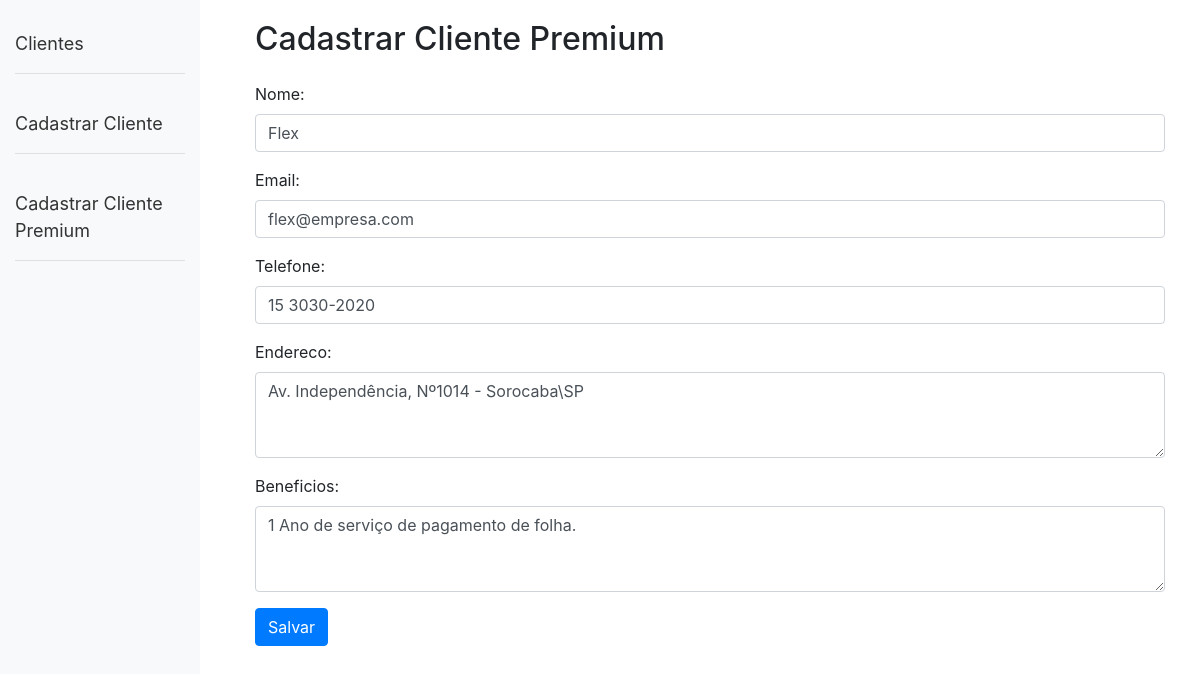
/editar-premium/1/, run on the app's committed database.
### clientes/models.py (models this page shows, shortened)
class ClientePremium(models.Model):
    nome = models.CharField(max_length=100)
    email = models.EmailField()
    telefone = models.CharField(max_length=20)
    endereco = models.TextField()
    beneficios = models.TextField()

### clientes/views.py (the view)
# urls.py: path('editar-premium/<int:id>/', views.editar_cliente_premium, name='editar_cliente_premium'),
def editar_cliente_premium(request, id):
    cliente_premium = get_object_or_404(ClientePremium, id=id)
    if request.method == 'POST':
        form = ClientePremiumForm(request.POST, instance=cliente_premium)
        if form.is_valid():
            form.save()
            return redirect('home')
    else:
        form = ClientePremiumForm(instance=cliente_premium)
    return render(request, 'clientes/cadastrar_cliente_premium.html', {'form': form})

### clientes/forms.py
class ClientePremiumForm(forms.ModelForm):
    class Meta:
        model = ClientePremium
        fields = ['nome', 'email', 'telefone', 'endereco', 'beneficios']
        widgets = {
            'nome': forms.TextInput(attrs={'class': 'form-control'}),
            'email': forms.EmailInput(attrs={'class': 'form-control'}),
            'telefone': forms.TextInput(attrs={'class': 'form-control'}),
            'endereco': forms.Textarea(attrs={'class': 'form-control', 'rows': 3}),
            'beneficios': forms.Textarea(attrs={'class': 'form-control', 'rows': 3}),
        }

### clientes/templates/clientes/cadastrar_cliente_premium.html (shortened to what this page needs)
{% extends 'clientes/base.html' %}
{% block content %}
<div class="container">
    <h2>Cadastrar Cliente Premium</h2>
    <form method="post" class="mt-4">
        {{ form.as_p }}
        <button type="submit" class="btn btn-primary">Salvar</button>
    </form>
</div>
{% endblock %}

### data on the page
ClientePremium: nome "Flex", email "flex@empresa.com", telefone "15 3030-2020", endereco "Av. Independência, Nº1014 - Sorocaba\\SP", beneficios "1 Ano de serviço de pagamento de folha."
